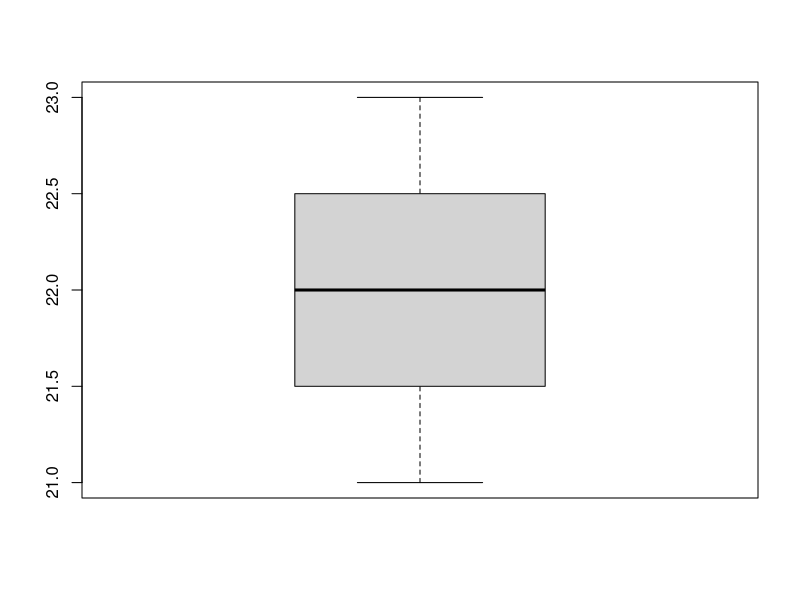

Here is the R script that generated this plot:
Names<-c("Challa","Ravi","Teja")
Age<-c(21,22,23)
Marks<-c(85,90,95)
df<-data.frame(Names,Age,Marks)
boxplot(df$Age)
